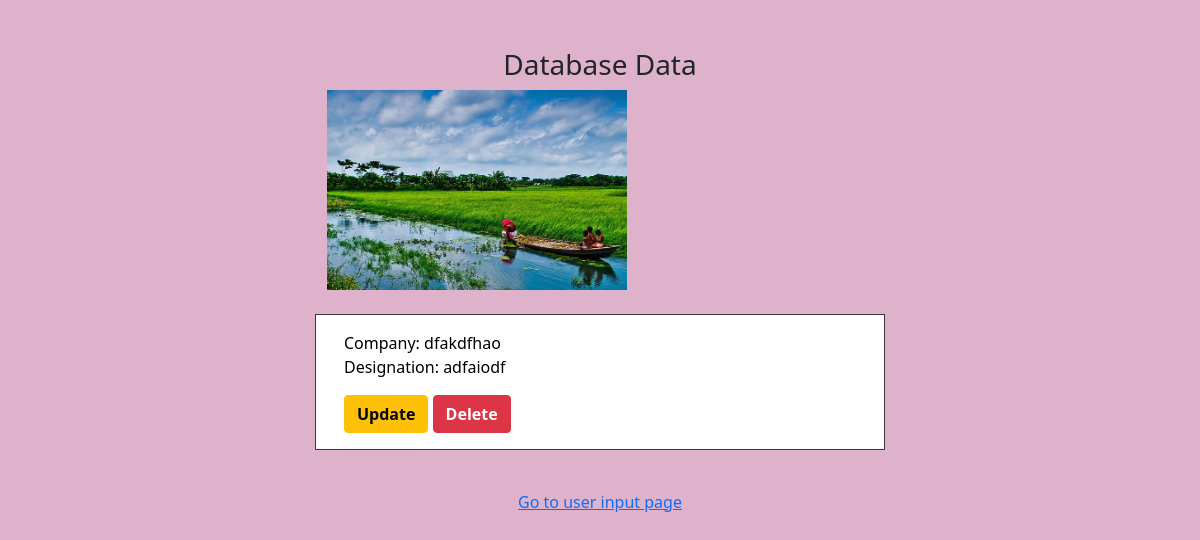
The page /crud/dbDataShow/ on the database its author committed.
### crud/models.py (models this page shows)
class Office(models.Model):
    company_name = models.CharField(max_length=1000)
    designation = models.CharField(max_length=1000)
    img_up = models.ImageField(upload_to = 'images/', default="")

### crud/views.py (the view, shortened to what this page needs)
# urls.py: path("dbDataShow/", dbDataShow, name= "dbData"),
def dbDataShow(request):
    if request.method =="GET":
        queryset = Office.objects.all()
        context={
                "data":queryset
            }
        return render(request, "dbDataShow.html", context)

### crud/templates/dbDataShow.html (shortened to what this page needs)
{% load static %}
<!DOCTYPE html>
<html lang="en">
<head>
    <link href="https://cdn.jsdelivr.net/npm/bootstrap@5.1.3/dist/css/bootstrap.min.css" rel="stylesheet">
    <link rel="stylesheet" type="text/css" href="{% static 'db_data.css' %}" />
</head>
<body>
    <div class="container my-5">
        <h3 class="text-center">Database Data</h3>
        <div class="row">
            <div class="col-3"></div>
            <div class="col-6">
                {%for singledata in data%}
                <img src={{ singledata.img_up.url }} alt="No Previw Available" height="200" width="300">
                <div class="row mb-4 mt-4 justify-content-center">
                    <p>Company: {{singledata.company_name}} <br> Designation: {{singledata.designation}} <br> </p>
                    <div>
                        <a href={% url 'update_delete' singledata.id %} class="btn btn-warning"> <b>Update</b></a> <a href={% url 'deleteData' singledata.id %} class="btn btn-danger"> <b>Delete</b> </a>
                    </div>
                </div>
                {%endfor%}
            </div>
        </div>
        <div class="text-center my-3">
            <a href={%url 'user_input' %} >Go to user input page</a>
        </div>
    </div>
</body>
</html>

### crud/static/db_data.css (style rules this page uses)
body { background-color: rgb(221, 178, 202); }
[class^="row "] { padding: 1rem; background-color: white; border: 1px solid rgb(65, 53, 53); color: black; }

### rows shown on the page
Office: img_up (picture), company_name "dfakdfhao", designation "adfaiodf"
